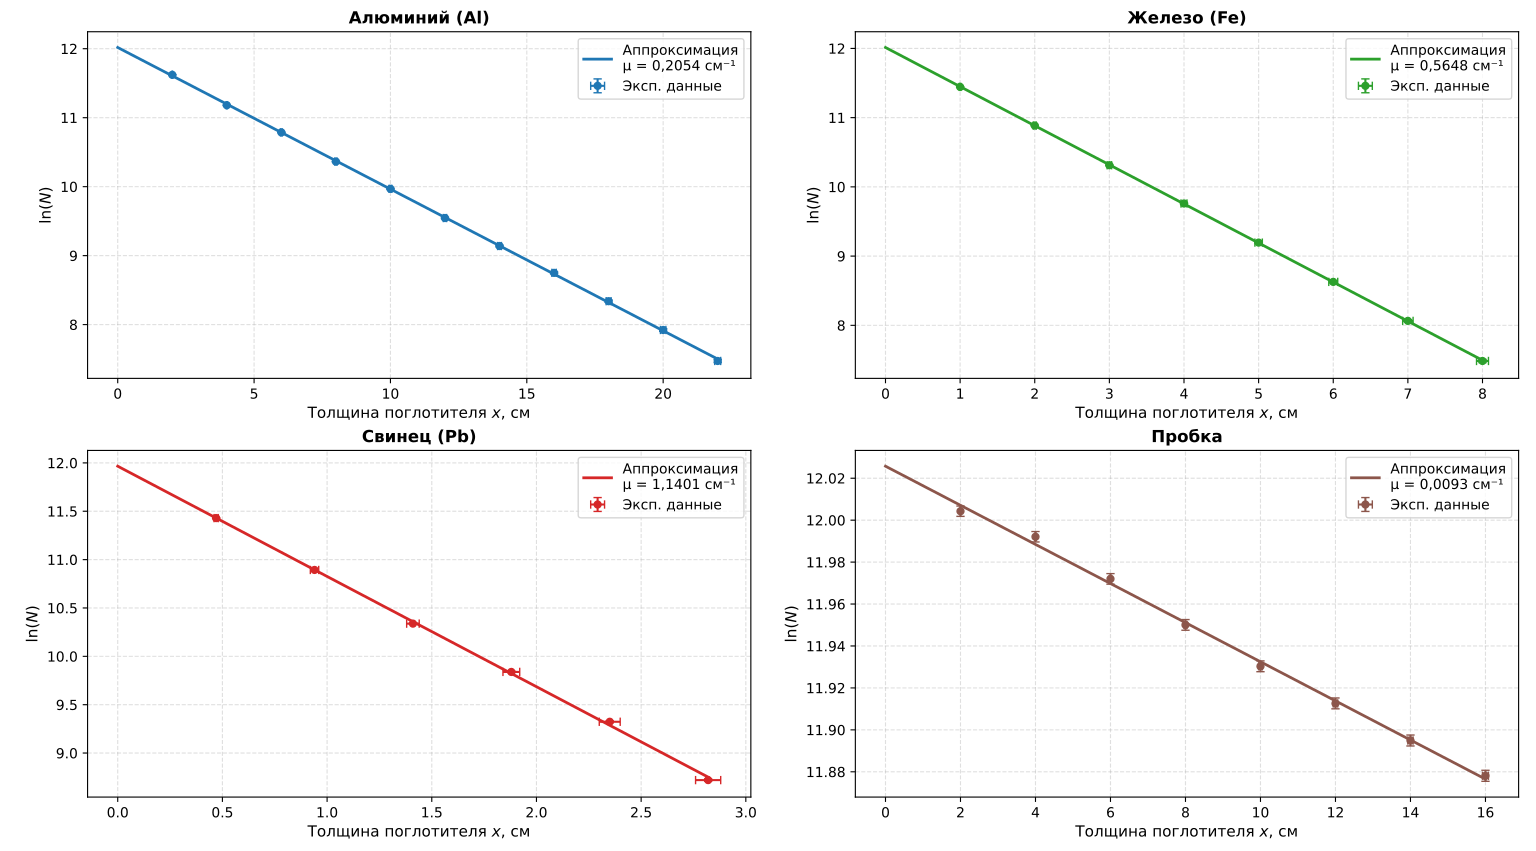

The script that drew this image:
import numpy as np
import matplotlib.pyplot as plt
from scipy.stats import linregress

# Настройка шрифтов для корректного отображения русского текста
plt.rcParams['font.sans-serif'] = ['DejaVu Sans', 'Arial', 'sans-serif']
plt.rcParams['axes.unicode_minus'] = False

# Исходные данные (фон уже вычтен!)
data = {
    'Алюминий (Al)': {
        'thickness': np.array([2, 4, 6, 8, 10, 12, 14, 16, 18, 20, 22]),
        'counts': np.array([111461, 71724, 48372, 31681, 21340, 13978, 9313, 6312, 4185, 2757, 1759]),
        'rho': 2.70,
        'color': '#1f77b4'
    },
    'Железо (Fe)': {
        'thickness': np.array([1, 2, 3, 4, 5, 6, 7, 8]),
        'counts': np.array([93360, 53406, 30119, 17328, 9848, 5583, 3179, 1781]),
        'rho': 7.87,
        'color': '#2ca02c'
    },
    'Свинец (Pb)': {
        'thickness': np.array([0.47, 0.94, 1.41, 1.88, 2.35, 2.82]),
        'counts': np.array([91993, 53813, 30891, 18745, 11197, 6127]),
        'rho': 11.34,
        'color': '#d62728'
    },
    'Пробка': {
        'thickness': np.array([2, 4, 6, 8, 10, 12, 14, 16]),
        'counts': np.array([163451, 161472, 158261, 154827, 151799, 149135, 146522, 144076]),
        'rho': 0.24,
        'color': '#8c564b'
    }
}

print("=" * 80)
print(f"{'Материал':<15} | {'μ (см⁻¹)':<10} | {'μ\' (см²/г)':<12} | {'R²':<8}")
print("-" * 80)

# === ЧАСТЬ 1: Отдельные графики для каждого материала ===
fig_individual, axes_individual = plt.subplots(2, 2, figsize=(14, 10))
axes_individual = axes_individual.flatten()

results = {}

for idx, (material, props) in enumerate(data.items()):
    thickness = props['thickness']
    counts = props['counts']  # Фон уже вычтен!
    rho = props['rho']
    color = props['color']
    
    # Погрешности
    d_counts = np.sqrt(counts)  # Статистическая погрешность √N
    d_ln_counts = d_counts / counts  # Погрешность ln(N) = ΔN/N
    
    # Погрешность толщины: Δx = n * 0.01 см
    d_thickness = np.arange(1, len(thickness) + 1) * 0.01
    
    # Логарифмируем
    ln_counts = np.log(counts)
    
    # Линейная аппроксимация: ln(N) = -μ·x + ln(N₀)
    slope, intercept, r_value, p_value, std_err = linregress(thickness, ln_counts)
    mu = -slope
    mu_prime = mu / rho
    
    results[material] = {
        'mu': mu,
        'mu_prime': mu_prime,
        'intercept': intercept,
        'r_squared': r_value**2
    }
    
    # Форматируем вывод с запятыми
    mu_str = f"{mu:.4f}".replace('.', ',')
    mu_prime_str = f"{mu_prime:.4f}".replace('.', ',')
    r2_str = f"{r_value**2:.4f}".replace('.', ',')
    
    print(f"{material:<15} | {mu_str:<10} | {mu_prime_str:<12} | {r2_str:<8}")
    
    # Построение графика
    ax = axes_individual[idx]
    
    # Экспериментальные точки с планками погрешностей (одинаковые маленькие кружочки)
    ax.errorbar(
        thickness, ln_counts, 
        xerr=d_thickness,
        yerr=d_ln_counts,
        fmt='o', color=color, 
        ecolor=color, 
        elinewidth=1.5, 
        capsize=3, 
        markersize=5, 
        zorder=5, 
        label='Эксп. данные'
    )
    
    # Линия аппроксимации
    thickness_fit = np.linspace(0, max(thickness), 100)
    ln_counts_fit = slope * thickness_fit + intercept
    ax.plot(thickness_fit, ln_counts_fit, color=color, linestyle='-', linewidth=2, 
            label=f'Аппроксимация\nμ = {mu_str} см⁻¹')
    
    ax.set_title(material, fontsize=12, fontweight='bold')
    ax.set_xlabel('Толщина поглотителя $x$, см', fontsize=11)
    ax.set_ylabel('$\ln(N)$', fontsize=11)
    ax.grid(True, alpha=0.4, linestyle='--')
    ax.legend(fontsize=10, loc='upper right')

plt.tight_layout()
plt.savefig('attenuation_individual.png', dpi=300)
print("\nГрафики по отдельности сохранены как 'attenuation_individual.png'")
plt.show()

# === ЧАСТЬ 2: Все графики на одном листе ===
fig_combined, ax_combined = plt.subplots(figsize=(12, 8))

for material, props in data.items():
    thickness = props['thickness']
    counts = props['counts']  # Фон уже вычтен!
    color = props['color']
    
    d_counts = np.sqrt(counts)
    d_ln_counts = d_counts / counts
    d_thickness = np.arange(1, len(thickness) + 1) * 0.01
    
    ln_counts = np.log(counts)
    
    mu = results[material]['mu']
    intercept = results[material]['intercept']
    mu_str = f"{mu:.4f}".replace('.', ',')
    
    # Экспериментальные точки с планками погрешностей (одинаковые маленькие кружочки)
    ax_combined.errorbar(
        thickness, ln_counts, 
        xerr=d_thickness,
        yerr=d_ln_counts,
        fmt='o', color=color, 
        ecolor=color, 
        elinewidth=1.5, 
        capsize=3, 
        markersize=5, 
        zorder=5, 
        label=f'{material} (эксп.)'
    )
    
    # Линия аппроксимации (используем slope и intercept из результатов)
    thickness_fit = np.linspace(0, max(thickness), 100)
    slope = -mu
    ln_counts_fit = slope * thickness_fit + intercept
    ax_combined.plot(thickness_fit, ln_counts_fit, color=color, linestyle='-', linewidth=2, 
                     label=f'{material}: μ = {mu_str} см⁻¹')

ax_combined.set_xlabel('Толщина поглотителя $x$, см', fontsize=13)
ax_combined.set_ylabel('$\ln(N)$', fontsize=13)
# ax_combined.set_title('Ослабление γ-излучения в различных веществах', fontsize=14, fontweight='bold')
ax_combined.legend(fontsize=11, loc='upper right')
ax_combined.grid(True, alpha=0.4, linestyle='--')

plt.tight_layout()
# plt.savefig('attenuation_combined.png', dpi=300)
# print("Общий график сохранён как 'attenuation_combined.png'")
plt.show()

print("\n=== РЕЗУЛЬТАТЫ ===")
print("Линейные (μ) и массовые (μ') коэффициенты ослабления рассчитаны.")
print("Погрешности: статистические (ΔN = √N) и по толщине (Δx = n·0,01 см).")
